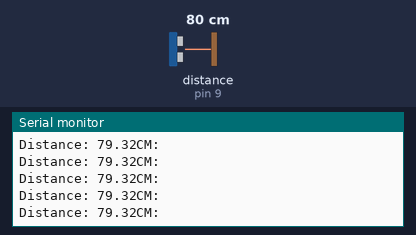
A sketch run on a simulated Arduino Uno, built with avr-gcc and run on an emulated ATmega328P. Parts: the last lines printed to the serial monitor. Wiring (inferred from the names in the program): ultrasonic range finder: trigger pin 8; echo pin 9. Inputs (shaded band) come from the test bench; at power-on: distance to the obstacle (sensor on pin 9) 80 cm. The echo pulse lasts 58.3 µs per cm.

Above: at 1.2 s.
1.3 s: distance to the obstacle (sensor on pin 9) set to 2 cm
At 1.8 s:
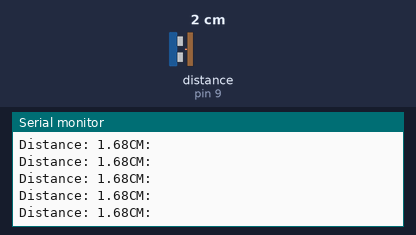
4.3 s: distance to the obstacle (sensor on pin 9) set to 120 cm
At 4.8 s:
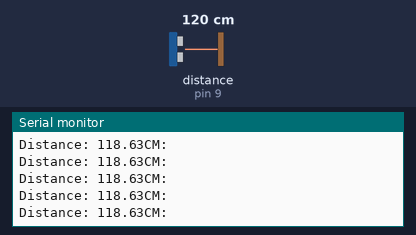
Timing chart, 0 to 7.3 s (numbered marks = the images above; inputs shaded):
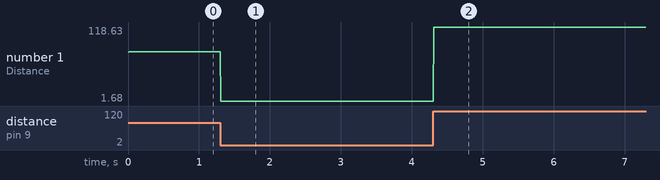

Measured:
- after the input at 1.3 s, the serial monitor: prints a new line at once (image 1)
- after the input at 4.3 s, the serial monitor: prints a new line at once (image 2)
- plotted number 1: 79.32 → 1.68 after the input at 1.3 s, 1.68 → 118.63 after the input at 4.3 s

The sketch:

ultrasonic_sensor__1_.ino
```cpp
// C++ code
//
#define trig 8
#define echo 9

float distance = 0;
float duration = 0;


void setup()
{
  pinMode(trig, OUTPUT);
  pinMode(echo, INPUT);

  Serial.begin(115200);  //96000 is another baud rate but slow
}

void loop()
{
  //Pulse transmission
  digitalWrite(trig, LOW);
  delayMicroseconds(4);

  digitalWrite(trig, HIGH);
  delayMicroseconds(10);

  digitalWrite(trig, LOW);

  //Duration
  duration = pulseIn(echo, HIGH);

  distance = (0.034 * duration) / 2;

  //Print distance
  Serial.print("Distance: ");
  Serial.print(distance);
  Serial.print("CM: \n");

  delay(5);
}
```
